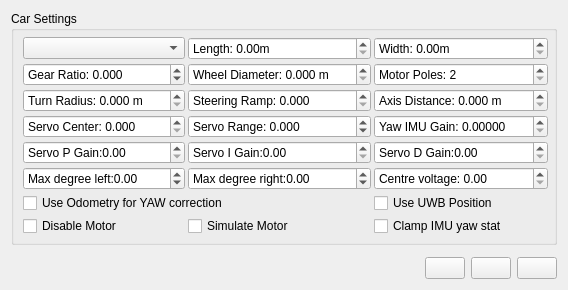
       <widget class="QWidget" name="tabSettings">
        <attribute name="icon">
         <iconset resource="resources.qrc">
          <normaloff>:/models/Icons/Settings-96.png</normaloff>:/models/Icons/Settings-96.png</iconset>
        </attribute>
        <attribute name="title">
         <string/>
        </attribute>
        <attribute name="toolTip">
         <string>Configuration</string>
        </attribute>
        <layout class="QVBoxLayout" name="verticalLayout_6">
         <item>
          <widget class="QGroupBox" name="groupBox_4">
           <property name="title">
            <string>Car Settings</string>
           </property>
           <layout class="QGridLayout" name="gridLayout_3">
            <property name="topMargin">
             <number>6</number>
            </property>
            <property name="rightMargin">
             <number>6</number>
            </property>
            <property name="bottomMargin">
             <number>6</number>
            </property>
            <property name="spacing">
             <number>3</number>
            </property>
            <item row="2" column="0">
             <widget class="QDoubleSpinBox" name="confTurnRadBox">
              <property name="prefix">
               <string>Turn Radius: </string>
              </property>
              <property name="suffix">
               <string> m</string>
              </property>
              <property name="decimals">
               <number>3</number>
              </property>
              <property name="maximum">
               <double>1000.000000000000000</double>
              </property>
              <property name="singleStep">
               <double>0.100000000000000</double>
              </property>
             </widget>
            </item>
            <item row="1" column="1">
             <widget class="QDoubleSpinBox" name="confWheelDiamBox">
              <property name="prefix">
               <string>Wheel Diameter: </string>
              </property>
              <property name="suffix">
               <string> m</string>
              </property>
              <property name="decimals">
               <number>3</number>
              </property>
              <property name="maximum">
               <double>1000.000000000000000</double>
              </property>
              <property name="singleStep">
               <double>0.100000000000000</double>
              </property>
             </widget>
            </item>
            <item row="1" column="2">
             <widget class="QDoubleSpinBox" name="confMotorPoleBox">
              <property name="prefix">
               <string>Motor Poles: </string>
              </property>
              <property name="decimals">
               <number>0</number>
              </property>
              <property name="minimum">
               <double>2.000000000000000</double>
              </property>
              <property name="maximum">
               <double>1000.000000000000000</double>
              </property>
              <property name="singleStep">
               <double>2.000000000000000</double>
              </property>
             </widget>
            </item>
            <item row="4" column="0">
             <widget class="QDoubleSpinBox" name="confServoPGainBox">
              <property name="prefix">
               <string>Servo P Gain:</string>
              </property>
             </widget>
            </item>
            <item row="8" column="0">
             <widget class="QCheckBox" name="confMiscDisableMotorBox">
              <property name="text">
               <string>Disable Motor</string>
              </property>
             </widget>
            </item>
            <item row="2" column="1">
             <widget class="QDoubleSpinBox" name="confSteeringRampBox">
              <property name="prefix">
               <string>Steering Ramp: </string>
              </property>
              <property name="decimals">
               <number>3</number>
              </property>
              <property name="maximum">
               <double>1000.000000000000000</double>
              </property>
              <property name="singleStep">
               <double>0.100000000000000</double>
              </property>
             </widget>
            </item>
            <item row="4" column="2">
             <widget class="QDoubleSpinBox" name="confServoDGainBox">
              <property name="prefix">
               <string>Servo D Gain:</string>
              </property>
             </widget>
            </item>
            <item row="5" column="0">
             <widget class="QDoubleSpinBox" name="confAngleMinBox">
              <property name="prefix">
               <string>Max degree left:</string>
              </property>
              <property name="minimum">
               <double>-99.000000000000000</double>
              </property>
             </widget>
            </item>
            <item row="1" column="0">
             <widget class="QDoubleSpinBox" name="confGearRatioBox">
              <property name="prefix">
               <string>Gear Ratio: </string>
              </property>
              <property name="decimals">
               <number>3</number>
              </property>
              <property name="minimum">
               <double>-1000.000000000000000</double>
              </property>
              <property name="maximum">
               <double>1000.000000000000000</double>
              </property>
              <property name="singleStep">
               <double>0.100000000000000</double>
              </property>
             </widget>
            </item>
            <item row="7" column="2">
             <widget class="QCheckBox" name="confUseUwbPosBox">
              <property name="text">
               <string>Use UWB Position</string>
              </property>
             </widget>
            </item>
            <item row="3" column="2">
             <widget class="QDoubleSpinBox" name="confYawImuGainBox">
              <property name="toolTip">
               <string>IMU gain vs odometry gain. Higer values give the IMU more gain.</string>
              </property>
              <property name="prefix">
               <string>Yaw IMU Gain: </string>
              </property>
              <property name="decimals">
               <number>5</number>
              </property>
              <property name="maximum">
               <double>1000.000000000000000</double>
              </property>
              <property name="singleStep">
               <double>0.010000000000000</double>
              </property>
             </widget>
            </item>
            <item row="7" column="0" colspan="2">
             <widget class="QCheckBox" name="confOdometryYawBox">
              <property name="text">
               <string>Use Odometry for YAW correction</string>
              </property>
             </widget>
            </item>
            <item row="4" column="1">
             <widget class="QDoubleSpinBox" name="confServoIGainBox">
              <property name="prefix">
               <string>Servo I Gain:</string>
              </property>
             </widget>
            </item>
            <item row="5" column="1">
             <widget class="QDoubleSpinBox" name="confAngleMaxBox">
              <property name="prefix">
               <string>Max degree right:</string>
              </property>
              <property name="minimum">
               <double>-99.000000000000000</double>
              </property>
             </widget>
            </item>
            <item row="8" column="2">
             <widget class="QCheckBox" name="confClampImuYawBox">
              <property name="toolTip">
               <string>Clamp IMU yaw when car is stationary</string>
              </property>
              <property name="text">
               <string>Clamp IMU yaw stat</string>
              </property>
             </widget>
            </item>
            <item row="5" column="2">
             <widget class="QDoubleSpinBox" name="confCentreVoltageBox">
              <property name="prefix">
               <string>Centre voltage: </string>
              </property>
             </widget>
            </item>
            <item row="3" column="1">
             <widget class="QDoubleSpinBox" name="confServoRangeBox">
              <property name="prefix">
               <string>Servo Range: </string>
              </property>
              <property name="decimals">
               <number>3</number>
              </property>
              <property name="minimum">
               <double>-1.000000000000000</double>
              </property>
              <property name="maximum">
               <double>1.000000000000000</double>
              </property>
              <property name="singleStep">
               <double>0.010000000000000</double>
              </property>
             </widget>
            </item>
            <item row="8" column="1">
             <widget class="QCheckBox" name="confMiscSimulateMotorBox">
              <property name="text">
               <string>Simulate Motor</string>
              </property>
             </widget>
            </item>
            <item row="2" column="2">
             <widget class="QDoubleSpinBox" name="confAxisDistanceBox">
              <property name="prefix">
               <string>Axis Distance: </string>
              </property>
              <property name="suffix">
               <string> m</string>
              </property>
              <property name="decimals">
               <number>3</number>
              </property>
              <property name="maximum">
               <double>1000.000000000000000</double>
              </property>
              <property name="singleStep">
               <double>0.100000000000000</double>
              </property>
             </widget>
            </item>
            <item row="0" column="2">
             <widget class="QDoubleSpinBox" name="confWidthBox">
              <property name="prefix">
               <string>Width: </string>
              </property>
              <property name="suffix">
               <string>m</string>
              </property>
             </widget>
            </item>
            <item row="0" column="1">
             <widget class="QDoubleSpinBox" name="confLengthBox">
              <property name="prefix">
               <string>Length: </string>
              </property>
              <property name="suffix">
               <string>m</string>
              </property>
             </widget>
            </item>
            <item row="3" column="0">
             <widget class="QDoubleSpinBox" name="confServoCenterBox">
              <property name="prefix">
               <string>Servo Center: </string>
              </property>
              <property name="decimals">
               <number>3</number>
              </property>
              <property name="maximum">
               <double>1.000000000000000</double>
              </property>
              <property name="singleStep">
               <double>0.010000000000000</double>
              </property>
             </widget>
            </item>
            <item row="0" column="0">
             <widget class="QComboBox" name="vehicletypeBox"/>
            </item>
           </layout>
          </widget>
         </item>
         <item>
          <widget class="ConfCommonWidget" name="confCommonWidget" native="true">
           <property name="sizePolicy">
            <sizepolicy hsizetype="Preferred" vsizetype="Expanding">
             <horstretch>0</horstretch>
             <verstretch>0</verstretch>
            </sizepolicy>
           </property>
          </widget>
         </item>
         <item>
          <layout class="QHBoxLayout" name="horizontalLayout_7" stretch="0,0,0,0">
           <item>
            <spacer name="horizontalSpacer_3">
             <property name="orientation">
              <enum>Qt::Horizontal</enum>
             </property>
             <property name="sizeHint" stdset="0">
              <size>
               <width>40</width>
               <height>20</height>
              </size>
             </property>
            </spacer>
           </item>
           <item>
            <widget class="QPushButton" name="confReadButton">
             <property name="toolTip">
              <string>Read configuration from car</string>
             </property>
             <property name="text">
              <string/>
             </property>
             <property name="icon">
              <iconset resource="resources.qrc">
               <normaloff>:/models/Icons/Upload-96.png</normaloff>:/models/Icons/Upload-96.png</iconset>
             </property>
            </widget>
           </item>
           <item>
            <widget class="QPushButton" name="confReadDefaultButton">
             <property name="toolTip">
              <string>Read default configuration from car</string>
             </property>
             <property name="text">
              <string/>
             </property>
             <property name="icon">
              <iconset resource="resources.qrc">
               <normaloff>:/models/Icons/HDD-96.png</normaloff>:/models/Icons/HDD-96.png</iconset>
             </property>
            </widget>
           </item>
           <item>
            <widget class="QPushButton" name="confWriteButton">
             <property name="toolTip">
              <string>Write configuration to car</string>
             </property>
             <property name="text">
              <string/>
             </property>
             <property name="icon">
              <iconset resource="resources.qrc">
               <normaloff>:/models/Icons/Download-96.png</normaloff>:/models/Icons/Download-96.png</iconset>
             </property>
            </widget>
           </item>
          </layout>
         </item>
        </layout>
       </widget>
